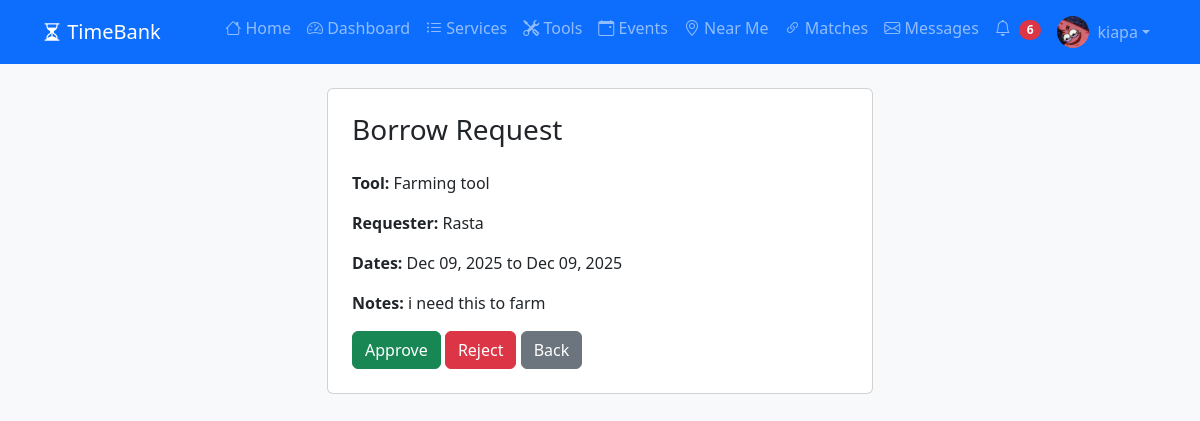
Page /tools/borrows/1/approve/ (signed in) on the committed database.
### myapp/models.py (models this page shows, shortened)
class Profile(models.Model):
    user = models.OneToOneField(User, on_delete=models.CASCADE)
    time_credits = models.DecimalField(max_digits=10, decimal_places=2, default=0.00)
    bio = models.TextField(blank=True)
    location = models.CharField(max_length=100, help_text="Neighborhood or City")
    phone = models.CharField(max_length=20, blank=True)
    profile_picture = models.ImageField(upload_to='profiles/', blank=True, null=True)
    latitude = models.DecimalField(max_digits=9, decimal_places=6, null=True, blank=True)
    longitude = models.DecimalField(max_digits=9, decimal_places=6, null=True, blank=True)
    is_available = models.BooleanField(default=True, help_text="Available to help others")
    created_at = models.DateTimeField(auto_now_add=True)

class ToolBorrow(models.Model):
    STATUS_CHOICES = [
        ('PENDING', 'Pending Approval'),
        ('APPROVED', 'Approved'),
        ('BORROWED', 'Currently Borrowed'),
        ('RETURNED', 'Returned'),
        ('CANCELLED', 'Cancelled'),
    ]
    tool = models.ForeignKey(Tool, on_delete=models.CASCADE, related_name='borrows')
    borrower = models.ForeignKey(User, on_delete=models.CASCADE, related_name='borrowed_tools')
    requested_at = models.DateTimeField(auto_now_add=True)
    start_date = models.DateTimeField()
    end_date = models.DateTimeField()
    actual_return_date = models.DateTimeField(null=True, blank=True)
    status = models.CharField(max_length=10, choices=STATUS_CHOICES, default='PENDING')
    notes = models.TextField(blank=True)

class Tool(models.Model):
    owner = models.ForeignKey(User, on_delete=models.CASCADE, related_name='tools')
    name = models.CharField(max_length=100)
    description = models.TextField()
    image = models.ImageField(upload_to='tools/', blank=True, null=True)
    is_available = models.BooleanField(default=True)

### myapp/views.py (the view, shortened to what this page needs)
# urls.py: path('tools/borrows/<int:pk>/approve/', views.tool_approve_borrow, name='tool_approve_borrow'),
@login_required
def tool_approve_borrow(request, pk):
    borrow = get_object_or_404(ToolBorrow, pk=pk, tool__owner=request.user)
    return render(request, 'tools/approve_borrow.html', {'borrow': borrow})

### myapp/templates/tools/approve_borrow.html (shortened to what this page needs)
{% extends 'base.html' %}
{% block content %}
<div class="row justify-content-center">
    <div class="col-md-6">
        <div class="card">
            <div class="card-body p-4">
                <h3 class="mb-4">Borrow Request</h3>
                <p><strong>Tool:</strong> {{ borrow.tool.name }}</p>
                <p><strong>Requester:</strong> {{ borrow.borrower.username }}</p>
                <p><strong>Dates:</strong> {{ borrow.start_date|date:"M d, Y" }} to {{ borrow.end_date|date:"M d, Y" }}</p>
                <p><strong>Notes:</strong> {{ borrow.notes|default:"No notes provided" }}</p>
                <form method="post">
                    <button type="submit" name="action" value="approve" class="btn btn-success">Approve</button>
                    <button type="submit" name="action" value="reject" class="btn btn-danger">Reject</button>
                    <a href="{% url 'tool_manage_borrows' %}" class="btn btn-secondary">Back</a>
                </form>
            </div>
        </div>
    </div>
</div>
{% endblock %}

### myapp/templates/base.html (shortened to what this page needs)
<!DOCTYPE html>
<html lang="en">
<head>
    <link href="https://cdn.jsdelivr.net/npm/bootstrap@5.3.0/dist/css/bootstrap.min.css" rel="stylesheet">
    <link rel="stylesheet" href="https://cdn.jsdelivr.net/npm/bootstrap-icons@1.11.0/font/bootstrap-icons.css">
    <link rel="stylesheet" href="https://unpkg.com/leaflet@1.9.4/dist/leaflet.css" />
</head>
<body class="bg-light">
    <nav class="navbar navbar-expand-lg navbar-dark bg-primary">
        <div class="container">
            <a class="navbar-brand" href="{% url 'home' %}">
                <i class="bi bi-hourglass-split"></i> TimeBank
            </a>
            <div class="collapse navbar-collapse" id="navbarNav">
                <ul class="navbar-nav ms-auto">
                    <li class="nav-item">
                        <a class="nav-link" href="{% url 'home' %}">
                            <i class="bi bi-house"></i> Home
                        </a>
                    </li>
                    {% if user.is_authenticated %}
                    <li class="nav-item">
                        <a class="nav-link" href="{% url 'dashboard' %}">
                            <i class="bi bi-speedometer2"></i> Dashboard
                        </a>
                    </li>
                    {% endif %}
                    <li class="nav-item">
                        <a class="nav-link" href="{% url 'listing_browse' %}">
                            <i class="bi bi-list-ul"></i> Services
                        </a>
                    </li>
                    <li class="nav-item">
                        <a class="nav-link" href="{% url 'tool_browse' %}">
                            <i class="bi bi-tools"></i> Tools
                        </a>
                    </li>
                    <li class="nav-item">
                        <a class="nav-link" href="{% url 'event_browse' %}">
                            <i class="bi bi-calendar-event"></i> Events
                        </a>
                    </li>
                    <li class="nav-item">
                        <a class="nav-link" href="{% url 'map_view' %}">
                            <i class="bi bi-geo-alt"></i> Near Me
                        </a>
                    </li>
                    {% if user.is_authenticated %}
                    <li class="nav-item">
                        <a class="nav-link" href="{% url 'find_matches' %}">
                            <i class="bi bi-link-45deg"></i> Matches
                        </a>
                    </li>
                    <li class="nav-item">
                        <a class="nav-link position-relative" href="{% url 'inbox' %}">
                            <i class="bi bi-envelope"></i> Messages
                        </a>
                    </li>
                    <li class="nav-item">
                        <a class="nav-link position-relative" href="{% url 'notifications' %}">
                            <i class="bi bi-bell"></i>
                        </a>
                    </li>
                    <li class="nav-item dropdown">
                        <a class="nav-link dropdown-toggle d-flex align-items-center" href="#" id="userDropdown" role="button" data-bs-toggle="dropdown">
                            {% if user.profile.profile_picture %}
                                <img src="{{ user.profile.profile_picture.url }}"
                                     class="rounded-circle me-2"
                                     width="32"
                                     height="32"
                                     style="object-fit: cover;"
                                     alt="{{ user.username }}">
                            {% else %}
                                <div class="rounded-circle bg-primary text-white d-flex align-items-center justify-content-center me-2"
                                     style="width: 32px; height: 32px; font-size: 14px; font-weight: bold;">
                                    {{ user.username|first|upper }}
                                </div>
                            {% endif %}
                            {{ user.username }}
                        </a>
                    </li>
                    {% endif %}
                </ul>
            </div>
        </div>
    </nav>
    <div class="container mt-4">
        {% block content %}
        {% endblock %}
    </div>
</body>
</html>

### rows in the picture
ToolBorrow: tool.name "Farming tool", borrower.username "Rasta", start_date "Dec 09, 2025", end_date "Dec 09, 2025", notes "i need this to farm"

### other values in the picture
{{ user.username }} "kiapa"
